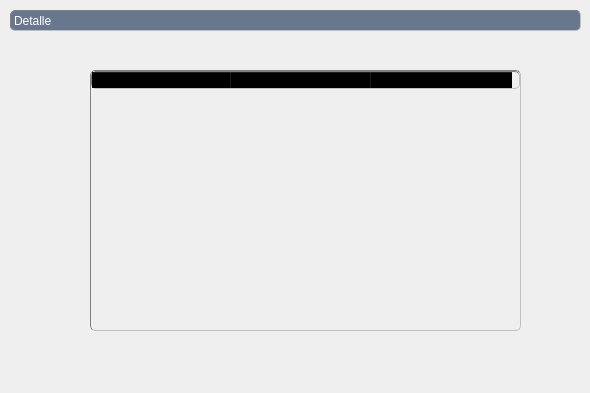
<?xml version="1.0" encoding="UTF-8"?>
<ui version="4.0">
 <class>dialogDetalle</class>
 <widget class="QWidget" name="dialogDetalle">
  <property name="geometry">
   <rect>
    <x>0</x>
    <y>0</y>
    <width>590</width>
    <height>393</height>
   </rect>
  </property>
  <property name="windowTitle">
   <string>Detalle de Componente de Cotización</string>
  </property>
  <property name="styleSheet">
   <string notr="true">QMainWindow{
background:qlineargradient(spread:pad, x1:0, y1:0, x2:1, y2:1, stop:0 rgba(193, 197, 255, 255), stop:0.130682 rgba(228, 228, 245, 255), stop:0.528409 rgba(255, 255, 255, 255));
border: 1px solid black;
} 
QFrame {
 border: 1px inset gray;
 border-radius: 5px;
 background:  transparent;
}

QLabel {/*titulos de pág*/
border: 1px inset gray;
font: bold 12pt &quot;Calibri&quot;;
background:#68778e;
color:white;
qproperty-alignment: AlignCenter
}
QTableWidget {
 background: transparent;
 color: black;
 font:10pt &quot;Calibri&quot;;
 text-align: center;
 gridline-color: rgb(165, 165, 165);
}
.QPushButton {
background: qlineargradient(
  x1:0, y1:0, x2:0, y2:1,
  stop:0 #68778e,
  stop: 0.4 #5c637d
  stop: 0.5 #717990,
  stop:1 #bec1d2
 );
 color: white;
}
.QPushButton:pressed {
background: qlineargradient(
  x1:0, y1:0, x2:0, y2:1,
  stop:0 #68778e,
  stop: 0.4 #5c637d
  stop: 0.5 #717990,
  stop:1 #bec1d2
 );
 color: black;
}
.QPushButton:checked {
 color: black;
}

QLineEdit {
     border: 1px inset darkblue;
     border-radius: 5px;
     background:white;
     selection-background-color: darkgray;
 }</string>
  </property>
  <widget class="QTableWidget" name="tableWidget">
   <property name="geometry">
    <rect>
     <x>90</x>
     <y>70</y>
     <width>431</width>
     <height>261</height>
    </rect>
   </property>
   <attribute name="horizontalHeaderDefaultSectionSize">
    <number>140</number>
   </attribute>
   <attribute name="verticalHeaderVisible">
    <bool>false</bool>
   </attribute>
   <column>
    <property name="text">
     <string>Ítem</string>
    </property>
   </column>
   <column>
    <property name="text">
     <string>Descripción</string>
    </property>
   </column>
   <column>
    <property name="text">
     <string>Costo hora</string>
    </property>
   </column>
  </widget>
  <widget class="QLabel" name="label">
   <property name="geometry">
    <rect>
     <x>10</x>
     <y>10</y>
     <width>571</width>
     <height>21</height>
    </rect>
   </property>
   <property name="text">
    <string>Detalle</string>
   </property>
  </widget>
 </widget>
 <layoutdefault spacing="6" margin="11"/>
 <resources/>
 <connections/>
</ui>
